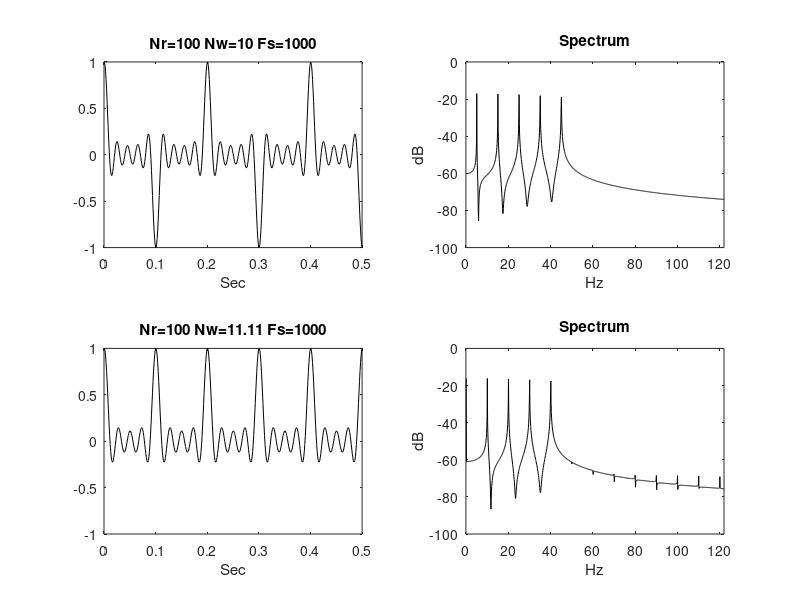

The MATLAB script that drew this image:
% pulse train generator

% Nr/(2Nw) gives number of harmonics in freq domain!
Nr=100;	% sample # pulse repeats
Nw=10;		% pulse width in samples
beta=(Nr/Nw);		% T/N is pulse width in samples
tau=.5;	% small delay
% if beta is odd -> even harmonics
% if beta is even -> odd harmonics

fs=1000;
Ts=1/fs;
npts=8192;
n=1:npts;
t=Ts*n;
f=(fs/npts)*n;

y=(1/beta).*sin(pi.*(n-tau)./Nw)./(sin(pi.*(n-tau)./Nr));

for nn=1:npts,
   if y(nn)>1
      y(nn)=1;
   end;
   if y(nn)<-1
      y(nn)=-1;
   end;
end;

      
figure(1);
subplot(2,2,1),plot(t(1:500),y(1:500),'k');
axis([0 t(500) -1 1]);
xlabel('Sec');
titbuf=sprintf('Nr=%d Nw=%d Fs=%.f',Nr,Nw,fs);
title(titbuf);

Ys=20.*log10((sqrt(2)/npts).*abs(fft(y)));

subplot(2,2,2), plot(f(1:1000),Ys(1:1000),'k');
axis([0 f(1000) -100 0]);
ylabel('dB');
xlabel('Hz');
title('Spectrum');

% do two more
Nr=100;	% sample # pulse repeats
Nw=11.1111;		% pulse width in samples
beta=(Nr/Nw);		% T/N is pulse width in samples
tau=70.1;
tau=.5;
y2=(1/beta).*sin(pi.*(n-tau)./Nw)./(sin(pi.*(n-tau)./Nr));

for nn=1:npts,
   if y(nn)>1
      y(nn)=1;
   end;
   if y(nn)<-1
      y(nn)=-1;
   end;
end;

subplot(2,2,3),plot(t(1:500),y2(1:500),'k');
axis([0 t(500) -1 1]);
xlabel('Sec');
titbuf=sprintf('Nr=%d Nw=%.2f Fs=%.f',Nr,Nw,fs);
title(titbuf);

Ys2=20.*log10((sqrt(2)/npts).*abs(fft(y2)));

subplot(2,2,4), plot(f(1:1000),Ys2(1:1000),'k');
axis([0 f(1000) -100 0]);
ylabel('dB');
xlabel('Hz');
title('Spectrum');

% some basic investigation

Ysc=fft(y2);
pkf=zeros([1 10]);
pkv=zeros([1 10]);
pkp=zeros([1 10]);
pkt=zeros([1 10]);
npk=0;
for nn=2:1000,
   if (Ys2(nn) > Ys2(nn-1)) & (Ys2(nn) > Ys2(nn+1))
      npk=npk+1;
      pkf(npk)=f(nn);
      pkv(npk)=Ys2(nn);
      pkp(npk)=unwrap(angle(Ysc(nn)));
      pkt(npk)=pkp(npk)/(2*pi*pkf(npk)); % time delay
   end;
end;

      
